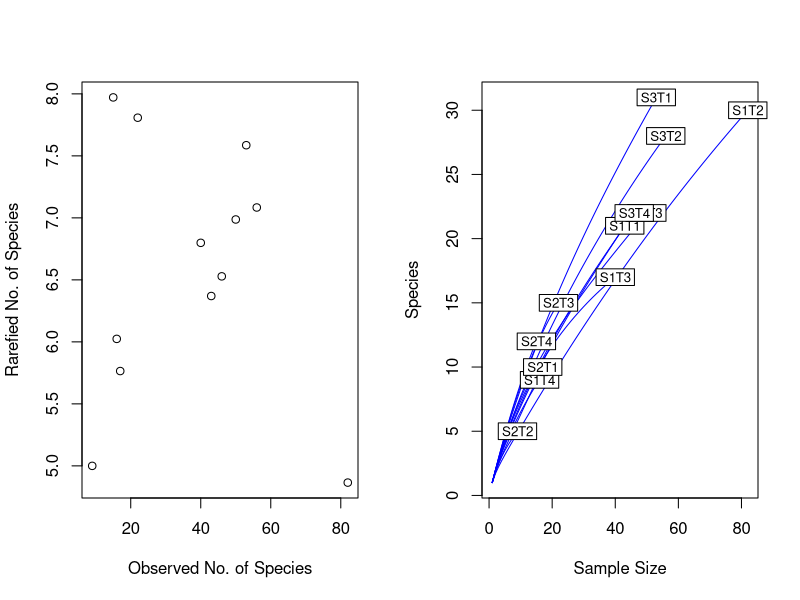

Write R code to recreate this figure. (Note: this script raises an error after producing the figure.)
## ---- chunk 1
knitr::opts_chunk$set(echo = TRUE, message = FALSE, warning = FALSE)
## ---- chunk 2
# install and load packages as needed 
if (!require("dplyr")) {
  install.packages("dplyr")
  library("dplyr")
}

if (!require("tidyr")) {
  install.packages("tidyr")
  library("dplyr")
}

if (!require("vegan")) {
  install.packages("vegan")
  library("vegan")
}
## ---- chunk 3
tree_meta <- read.csv("data/2017-06-09_M_excel_tree_metadata - Sheet1.csv")
morphotype_group <- read.csv("data/2017-06-09_M_excel_morphotyping - Sheet1.csv")
culture_info <- read.csv("data/2017-02-16_culturing_worksheet - Sheet1.csv")
## ---- chunk 4
# join all the data frames together based on shared columns 
joined_data <- morphotype_group %>%
  left_join(culture_info, by = c("full_culture_ID" = "Label_ID")) %>%
  left_join(tree_meta, by = c("From_Label_ID" = "Tree_ID"))
## ---- chunk 5
# Need to remove a duplicated row for ZUSF00366, was entered twice by accident
# >Error: Duplicate identifiers for rows (93, 96)
community_matrix <- joined_data %>%
  distinct(full_culture_ID, .keep_all = TRUE) %>%
  count(From_Label_ID, motu_id) %>%
  spread(motu_id, n, fill = 0) 
## ---- chunk 6
community_and_metadata <- tree_meta %>%
  left_join(community_matrix, by = c("Tree_ID" = "From_Label_ID")) %>%
  filter(Site_ID != "Parker")
## ---- chunk 7
comm_for_vegan <- community_and_metadata %>%
  select(starts_with("MOTU"))

rownames(comm_for_vegan) <- community_and_metadata$Tree_ID
## ---- chunk 8
# from http://rstudio-pubs-static.s3.amazonaws.com/11473_29c2de401c55441ca5350862ebd04456.html
richness <- rowSums(comm_for_vegan > 0)
sp.abund <- rowSums(comm_for_vegan)  #gives the number of individuals found in each plot
raremax <- min(rowSums(comm_for_vegan))  #rarefaction uses the smallest number of observations (individuals here) per sample to extrapolate the expected number if all other samples only had that number of observations
raremax
Srare <- rarefy(comm_for_vegan, raremax)
par(mfrow = c(1, 2))
plot(sp.abund, Srare, xlab = "Observed No. of Species", ylab = "Rarefied No. of Species")
rarecurve(comm_for_vegan, col = "blue")


## ---- chunk 9
shannon <- diversity(comm_for_vegan)
boxplot(shannon ~ droplevels(tree_meta$Site_ID[2:13]))

## ---- chunk 10
rraremax <- rrarefy(comm_for_vegan, sample = raremax)
rrshannon <- diversity(rraremax)
boxplot(rrshannon ~ droplevels(tree_meta$Site_ID[2:13]))
#running this yields a different graph every time


## ---- chunk 11
site_communities <- community_and_metadata %>% 
  group_by(Site_ID) %>%
  select(starts_with("MOTU")) %>%
  summarise_all(funs(sum))

row.names(site_communities) <- pull(site_communities, Site_ID)
site_comm_vegan <- site_communities %>%
  select(starts_with("MOTU"))

rarecurve(site_comm_vegan, col = "blue")


